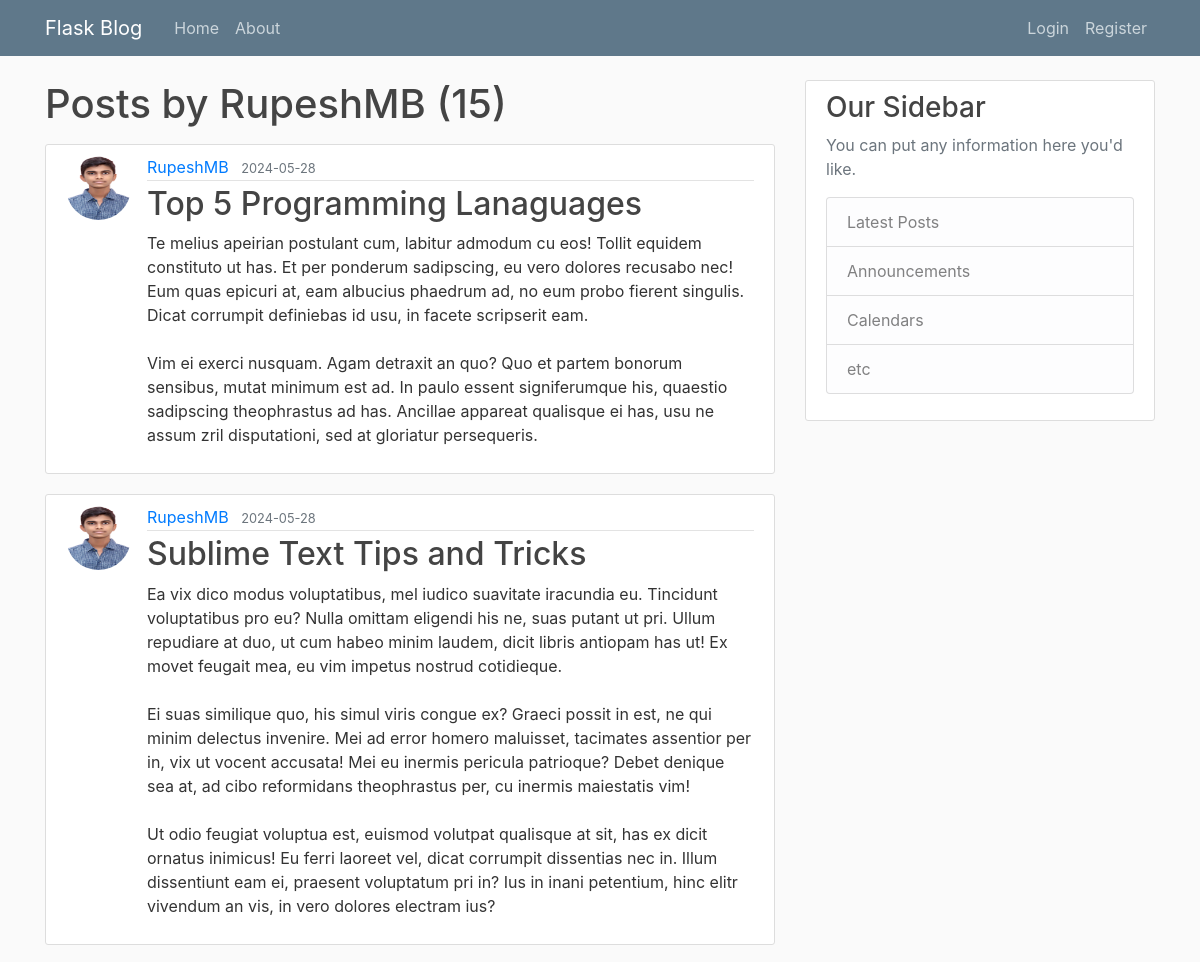
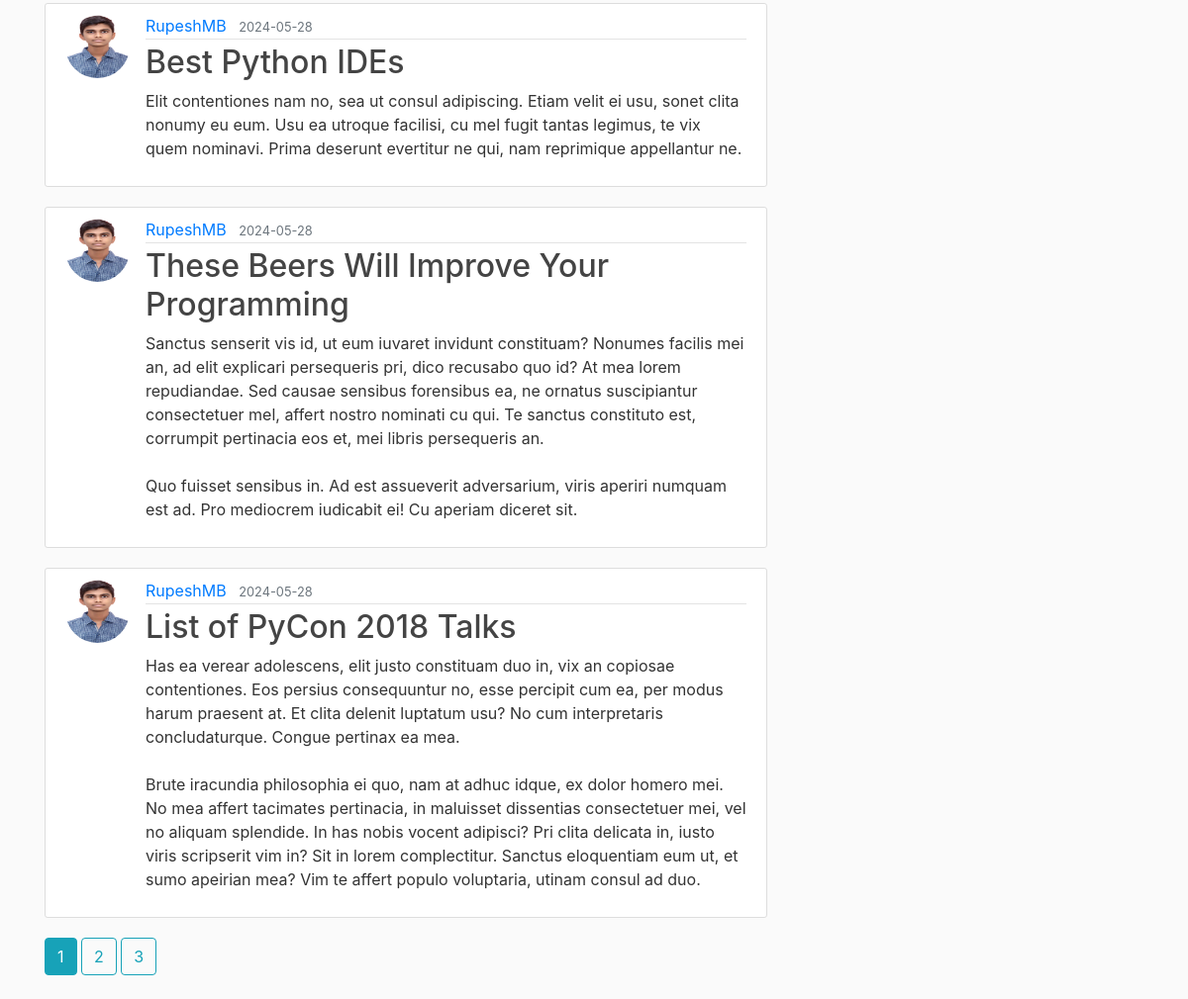
/user/RupeshMB, run on the app's committed database (2 pictures, top to bottom).
### flaskblog/models.py (models this page shows, shortened)
class User(db.Model, UserMixin):
    id = db.Column(db.Integer, primary_key=True)
    username = db.Column(db.String(20), unique=True, nullable=False)
    email = db.Column(db.String(120), unique=True, nullable=False)
    image_file = db.Column(db.String(20), nullable=False, default='default.jpg')
    password = db.Column(db.String(60), nullable=False)
    posts = db.relationship('Post', backref='name', lazy=True)

class Post(db.Model):
    id = db.Column(db.Integer, primary_key=True)
    title = db.Column(db.String(100), nullable=False)
    date_posted = db.Column(db.DateTime, nullable=False, default=lambda: datetime.now(timezone.utc))
    content = db.Column(db.Text, nullable=False)
    user_id = db.Column(db.Integer, db.ForeignKey('user.id'), nullable=False)

### flaskblog/users/routes.py (the view)
@users.route("/user/<string:username>")
def user_posts(username):
    page = request.args.get('page',1,type=int)
    user = User.query.filter_by(username=username).first_or_404()
    posts= Post.query.filter_by(name=user)\
        .order_by(Post.date_posted.desc())\
        .paginate(page=page, per_page=5)
    return render_template('user_posts.html', posts=posts, user=user)

### flaskblog/templates/user_posts.html
{% extends "layout.html" %}
{% block content %}
    <h1 class="mb-3">Posts by {{ user.username }} ({{ posts.total }})</h1>
    {% for post in posts.items %}
        <article class="media content-section">
            <img class="rounded-circle article-img" src="{{url_for('static', filename='profile_pics/' + post.name.image_file)}}">
            <div class="media-body">
            <div class="article-metadata">
                <a class="mr-2" href="{{ url_for('users.user_posts',username=post.name.username) }}">{{ post.name.username }}</a>
                <small class="text-muted">{{ post.date_posted.strftime('%Y-%m-%d') }}</small>
            </div>
            <h2><a class="article-title" href="{{ url_for('posts.post', post_id=post.id )}}">{{ post.title }}</a></h2>
            <p class="article-content">{{ post.content }}</p>
            </div>
        </article>
    {% endfor %}
    {% for page_num in posts.iter_pages(left_edge=1, right_edge=1, left_current=1, right_current=2) %}
        {% if page_num %}
            {% if posts.page == page_num %}
                <a class="btn btn-info mb-4" href="{{ url_for('users.user_posts',username=user.username, page=page_num)}}">{{ page_num }}</a>
            {% else %}
                <a class="btn btn-outline-info mb-4" href="{{ url_for('users.user_posts',username=user.username, page=page_num)}}">{{ page_num }}</a>
            {% endif %}
        {% else %}
            ...
        {% endif %}
    {% endfor %}
{% endblock content %}

### flaskblog/static/main.css (style rules this page uses)
body { background: #fafafa; color: #333333; margin-top: 5rem; }
h1, h2, h3, h4, h5, h6 { color: #444444; }
.content-section { background: #ffffff; padding: 10px 20px; border: 1px solid #dddddd; border-radius: 3px; margin-bottom: 20px; }
.article-title { color: #444444; }
.article-content { white-space: pre-line; }
.article-img { height: 65px; width: 65px; margin-right: 16px; }
.article-metadata { padding-bottom: 1px; margin-bottom: 4px; border-bottom: 1px solid #e3e3e3 }

### data on the page
User: username "RupeshMB"
Post: image_file (picture), name.username "RupeshMB", date_posted "2024-05-28", title "Top 5 Programming Lanaguages", content "Te melius apeirian postulant cum, labitur admodum cu eos! Tollit equidem constituto ut has. Et per ponderum sadipscing, eu vero dolores recusabo nec! Eum quas epicuri at, eam albucius phaedrum ad, no eum probo fierent singulis. Dicat corrumpit definiebas id usu, in facete scripserit eam. Vim ei exerci nusquam. Agam detraxit an quo? Quo et partem bonorum sensibus, mutat minimum est ad. In paulo essent signiferumque his, quaestio sadipscing theophrastus ad has. Ancillae appareat qualisque ei has, usu ne assum zril disputationi, sed at gloriatur persequeris."
Post: image_file (picture), name.username "RupeshMB", date_posted "2024-05-28", title "Sublime Text Tips and Tricks", content "Ea vix dico modus voluptatibus, mel iudico suavitate iracundia eu. Tincidunt voluptatibus pro eu? Nulla omittam eligendi his ne, suas putant ut pri. Ullum repudiare at duo, ut cum habeo minim laudem, dicit libris antiopam has ut! Ex movet feugait mea, eu vim impetus nostrud cotidieque. Ei suas similique quo, his simul viris congue ex? Graeci possit in est, ne qui minim delectus invenire. Mei ad error homero maluisset, tacimates assentior per in, vix ut vocent accusata! Mei eu inermis pericula patrioque? Debet denique sea at, ad cibo reformidans theophrastus per, cu inermis maiestatis vim! Ut odio feugiat voluptua est, euismod volutpat qualisque at sit, has ex dicit ornatus inimicus! Eu…"
Post: image_file (picture), name.username "RupeshMB", date_posted "2024-05-28", title "Best Python IDEs", content "Elit contentiones nam no, sea ut consul adipiscing. Etiam velit ei usu, sonet clita nonumy eu eum. Usu ea utroque facilisi, cu mel fugit tantas legimus, te vix quem nominavi. Prima deserunt evertitur ne qui, nam reprimique appellantur ne."
Post: image_file (picture), name.username "RupeshMB", date_posted "2024-05-28", title "These Beers Will Improve Your Programming", content "Sanctus senserit vis id, ut eum iuvaret invidunt constituam? Nonumes facilis mei an, ad elit explicari persequeris pri, dico recusabo quo id? At mea lorem repudiandae. Sed causae sensibus forensibus ea, ne ornatus suscipiantur consectetuer mel, affert nostro nominati cu qui. Te sanctus constituto est, corrumpit pertinacia eos et, mei libris persequeris an. Quo fuisset sensibus in. Ad est assueverit adversarium, viris aperiri numquam est ad. Pro mediocrem iudicabit ei! Cu aperiam diceret sit."
Post: image_file (picture), name.username "RupeshMB", date_posted "2024-05-28", title "List of PyCon 2018 Talks", content "Has ea verear adolescens, elit justo constituam duo in, vix an copiosae contentiones. Eos persius consequuntur no, esse percipit cum ea, per modus harum praesent at. Et clita delenit luptatum usu? No cum interpretaris concludaturque. Congue pertinax ea mea. Brute iracundia philosophia ei quo, nam at adhuc idque, ex dolor homero mei. No mea affert tacimates pertinacia, in maluisset dissentias consectetuer mei, vel no aliquam splendide. In has nobis vocent adipisci? Pri clita delicata in, iusto viris scripserit vim in? Sit in lorem complectitur. Sanctus eloquentiam eum ut, et sumo apeirian mea? Vim te affert populo voluptaria, utinam consul ad duo."

### other printed values
{{ posts.total }} "15"
{{ page_num }} "1"
{{ page_num }} "2" "3"
